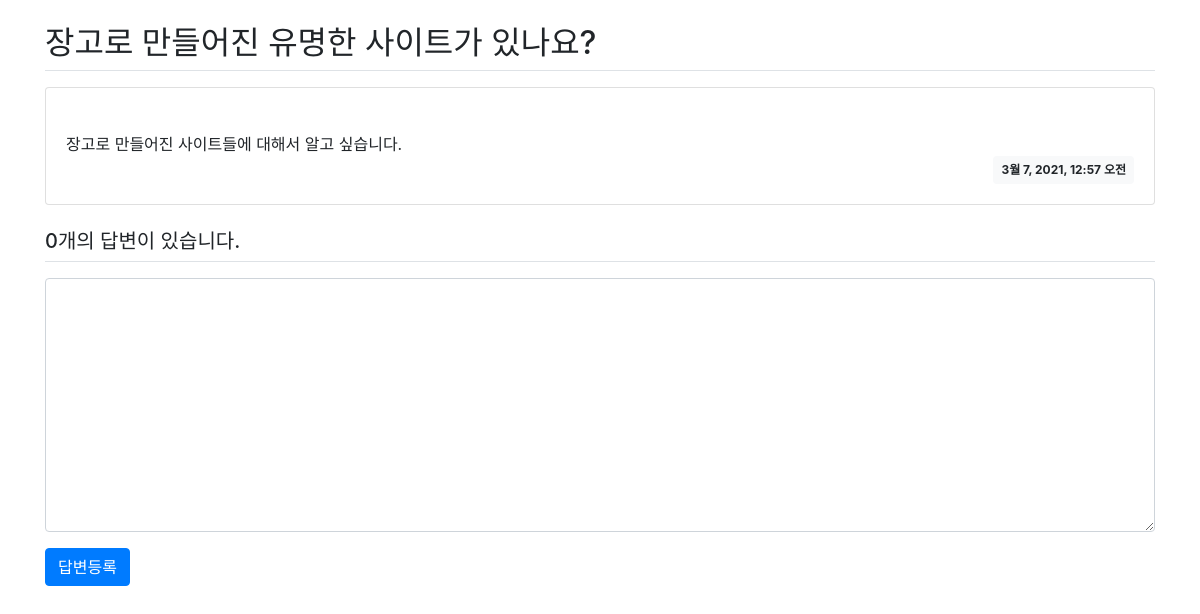
The app's page /pybo/1/, older data.
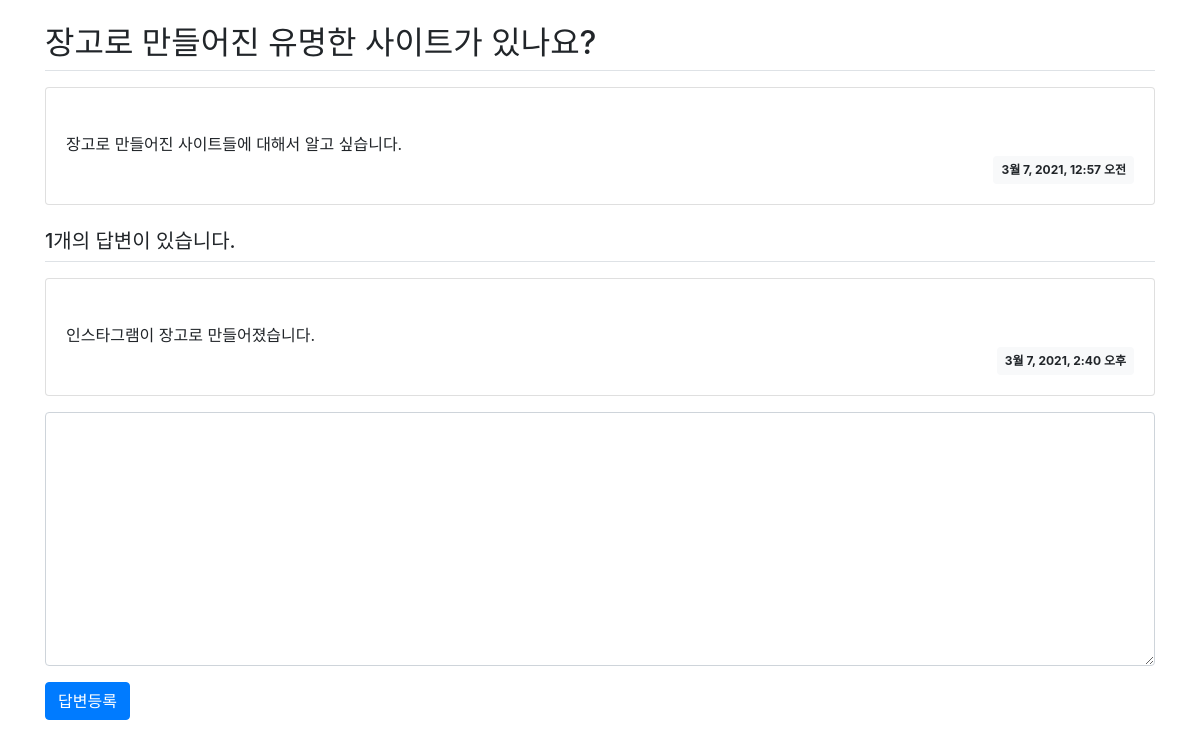
The same page, newer data.
### pybo/models.py (models this page shows, shortened)
class Question(models.Model):
    subject = models.CharField(max_length=200)
    content = models.TextField()
    create_date = models.DateTimeField()

class Answer(models.Model):
    question = models.ForeignKey(Question, on_delete=models.CASCADE)
    content = models.TextField()
    create_date = models.DateTimeField()

### pybo/views.py (the view)
# urls.py: path('<int:question_id>/', views.detail, name = 'detail'), # == path('<int:pk>/', views.DetailView.as_view()),
def detail(request, question_id):
    question = get_object_or_404(Question, pk=question_id)
    context = {'question': question}
    return render(request, 'pybo/question_detail.html', context)

### templates/pybo/question_detail.html (shortened to what this page needs)
<!-- 스태틱 파일을 사용하기위해 템플릿 파일 맨 위에 {% load static %} 태그를 삽입하고,
	link 엘리먼트 href 속성에 {% static 'bootstrap.min.css' %}를 적자. -->
{% load static %}
<link rel="stylesheet" type="text/css" href="{% static 'bootstrap.min.css' %}" />
<div class="container my-3">
	<h2 class="border-bottom py-2">{{ question.subject }}</h2>
	<div class="card my-3">
		<div class="card-body">
			<div class="card-text" style="white-space: pre-line">
				{{ question.content }}
			</div>
			<div class="d-flex justify-content-end">
				<div class="badge badge-light p-2">{{ question.create_date }}</div>
			</div>
		</div>
	</div>
	<h5 class="border-bottom my-3 py-2">
		{{question.answer_set.count}}개의 답변이 있습니다.
	</h5>
	{% for answer in question.answer_set.all %}
	<div class="card my-3">
		<div class="card-body">
			<div class="card-text" style="white-space: pre-line">
				{{ answer.content }}
			</div>
			<div class="d-flex justify-content-end">
				<div class="badge badge-light p-2">{{ answer.create_date }}</div>
			</div>
		</div>
	</div>
	{% endfor %}
	<form action="{% url 'pybo:answer_create' question.id %}" method="post" class="my-3">
		<div class="form-group">
			<textarea name="content" id="content" class="form-control" rows="10"></textarea>
		</div>
		<input type="submit" value="답변등록" class="btn btn-primary" />
	</form>
</div>

Row changes from the older to the newer data that the page shows:
computed for Question "장고로 만들어진 유명한 사이트가 있나요?": answer_set.count "0" → "1"
added Answer: content "인스타그램이 장고로 만들어졌습니다.", create_date "3월 7, 2021, 2:40 오후"
